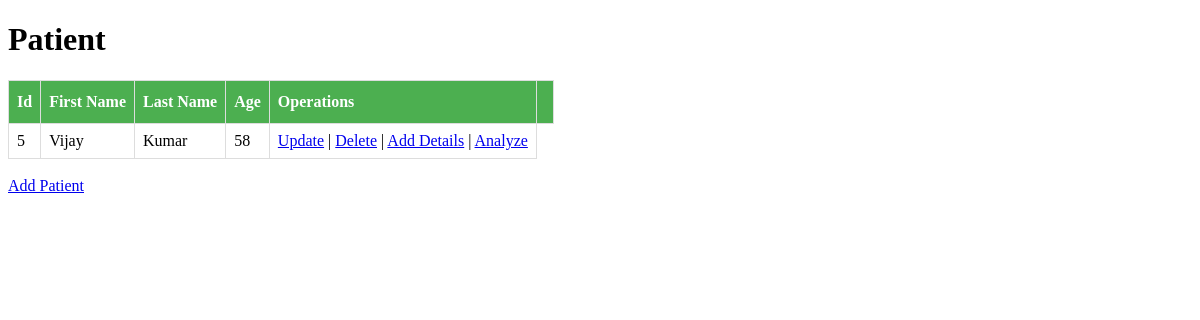
The page / on the database its author committed.
### clinicalApp/models.py (models this page shows)
class Patient(models.Model):
    first_name=models.CharField(max_length=20)
    last_name=models.CharField(max_length=20)
    age=models.CharField(max_length=20)

### clinicalApp/views.py (the view)
# urls.py: path('',views.PatientListView.as_view(),name='index'),
class PatientListView(ListView):
    model= Patient

### templates/clinicalApp/patient_list.html (shortened to what this page needs)
{%load static%}
<!DOCTYPE html>
<html>
    <head>
        <link rel="stylesheet" href="{% static 'css/clinicals.css'%}"/>
    </head>
    <body>
        <h1> Patient </h1>
        <table border='4'>
            <thead>
                <th> Id </th>
                <th> First Name  </th>
                <th> Last Name </th>
                <th> Age </th>
                <th> Operations <th>
            </thead>
            {%for i in patient_list %}
            <tr>
                <td>{{i.id}}</td>
                <td>{{i.first_name}}</td>
                <td>{{i.last_name}}</td>
                <td>{{i.age}}</td>
                <td><a href='/update/{{i.id}}'>Update</a>
                    |
                    <a href="/delete/{{i.id}}"> Delete</a>
                    |
                    <a href="/addData/{{i.id}}"> Add Details</a>
                    |
                    <a href="/analyze/{{i.id}}"> Analyze</a>
                </td>
            </tr>
            {% endfor %}
        </table>
    <a href='create/'>Add Patient</a>
    </body>
</html>

### static/css/clinicals.css (style rules this page uses)
table, th, td { border: 0px solid black; border-collapse: collapse; }
td,th { border: 1px solid #ddd; padding: 8px; }
th { padding-top: 12px; padding-bottom: 12px; text-align: left; background-color: #4CAF50; color: white; }

### rows shown on the page
Patient: id "5", first_name "Vijay", last_name "Kumar", age "58"
